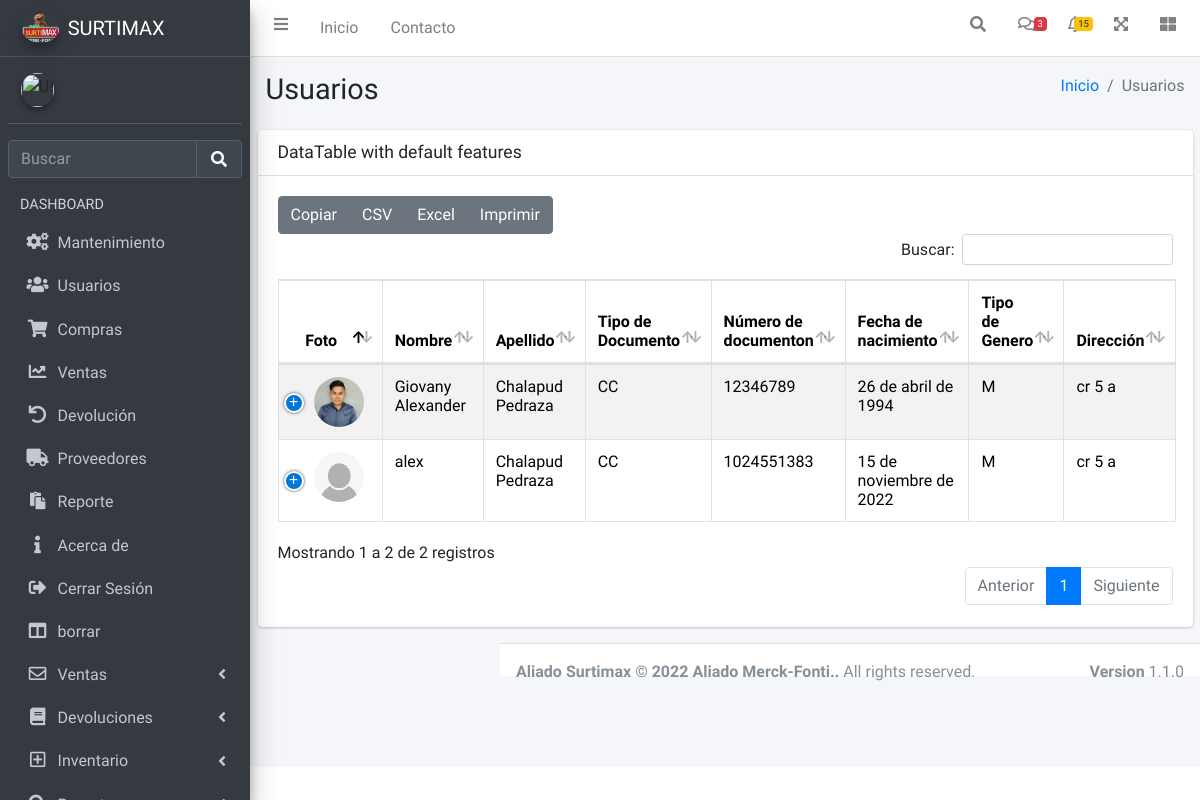
Page /usuarios/ (signed in) on the committed database.
### usuarios/models.py (models this page shows, shortened)
class Usuario(models.Model):
    nombre=models.CharField(max_length=45, verbose_name="Nombre")
    apellidos=models.CharField(max_length=45, verbose_name="Apellidos")
    foto=models.ImageField(upload_to='images/usuarios',blank=True, default='images/usuarios/default.jpg')
    class TipoDocumento(models.TextChoices):
        CC='CC', _('Cédula de Ciudadanía')
        CE='CE', _('Cédula de Extranjería')
        OT='Otro', _('Otro Tipo de Documento')
    tipoDocumento=models.CharField(max_length=4, choices=TipoDocumento.choices, default=TipoDocumento.CC, verbose_name="Tipo de Documento")
    documento=models.CharField(max_length=50,verbose_name="Número de documento")
    fecha_nacimiento=models.DateField(verbose_name="Fecha de nacimiento", help_text=u"MM/DD/AAAA")
    class Genero(models.TextChoices):
        F='F', _('Femenino')
        M='M', _('Masculino')
    genero=models.CharField(max_length=2, choices=Genero.choices, default=Genero.F, verbose_name="Tipo de Genero")
    direccion=models.CharField(max_length=100,verbose_name="Dirección")
    telefono=models.CharField(max_length=20,verbose_name="Teléfono")
    email=models.CharField(max_length=50,verbose_name="Correo")
    email= models.EmailField(max_length=150, verbose_name='Correo')
    class Rol(models.TextChoices):
        Administrador='Administrador', _('Administrador')
        Empleado='Empleado', _('Empleado')
        Cliente='Cliente', _('Cliente')
        Proveedor='Proveedor', _('Proveedor')
    rol=models.CharField(max_length=13, choices=Rol.choices, default=Rol.Empleado, verbose_name="Rol")
    class Estado(models.TextChoices):
        ACTIVO='1', _('Activo')
        INACTIVO='0', _('Inactivo')
    estado=models.CharField(max_length=1, choices=Estado.choices, default=Estado.ACTIVO, verbose_name="Estado")
    user=models.ForeignKey(User, on_delete= models.CASCADE)

### usuarios/views.py (the view, shortened to what this page needs)
# urls.py: path('usuarios/', include('usuarios.urls'), name='usuarios'),
@login_required
@permission_required('usuarios.views_usuario')
def usuarios(request, modal_status='hid'):
    titulo="Usuarios"
    usuarios= Usuario.objects.filter(estado='1')
    modal_title= ""
    modal_txt= ""
    modal_submit= ""
    pk_usuario = ""
    tipo= None
    form_update= None
    form =UsuarioForm()
    context={
        'titulo': titulo,
        'form': form,
        'usuarios': usuarios,
        'modal_status' :modal_status,
        'modal_submit' :modal_submit,
        'modal_title' :modal_title,
        'modal_txt' :modal_txt,
        'pk': pk_usuario,
        'tipo' : tipo,
        'form_update':form_update
    }
    return render(request, 'usuarios/usuarios.html', context)

### usuarios/forms.py
class UsuarioForm(ModelForm):
    class Meta:
        model= Usuario
        exclude=['estado', 'user']
        widgets={
                'fecha_nacimiento': widgets.DateInput(attrs={'type':'date'})
        }

### main/context_processors.py (called while the page is built)
def sesion(request):
    usuario_actual= request.user
    image_user=r"../media/images/usuarios/default.png"
    if request.user.is_authenticated:
        if Usuario.objects.filter(user_id=usuario_actual.id):
           image_user=Usuario.objects.get(user_id=usuario_actual.id).foto.url
    context={
        'usuario_actual':usuario_actual,
        'image_user': image_user
    }
    return context

### main/templates/usuarios/usuarios.html (shortened to what this page needs)
{% extends 'partials/body.html' %}
{% load static %}
{% block contenido %}
<div class="card">
  {% if perms.usuarios.add_usuario %}
  <div class="card-header">
    <h3 class="card-title">DataTable with default features</h3>
  </div>
  <div class="card-body">
    <table id="tabla-general" class="table table-bordered table-striped">
      <thead >
        <tr>
          <th class="col text-center">Foto</th>
          <th>Nombre</th>
          <th>Apellido</th>
          <th>Tipo de Documento</th>
          <th>Número de documenton</th>
          <th>Fecha de nacimiento</th>
          <th>Tipo de Genero</th>
          <th>Dirección</th>
        </tr>
      </thead>
      <tbody>
        {% for usuario in usuarios %}
        <tr>
          {% if usuario.estado == '1' %}
          {% if usuario.foto.url != "" %}
          <td class="align middle text-center"><img class="rounded-circle" src="{{ MEDIA_URL }}{{usuario.foto.url}}" alt="" width="50" height="50"></td>
          {% else %}
          <td class="align middle text-center"><img class="rounded-circle" src="/media/images/usuarios/default.jpg" alt="" width="50" height="50"></td>
          {% endif %}
          <td>{{usuario.nombre}}</td>
          <td>{{usuario.apellidos}}</td>
          <td>{{usuario.tipoDocumento}}</td>
          <td>{{usuario.documento}}</td>
          <td>{{usuario.fecha_nacimiento}}</td>
          <td>{{usuario.genero}}</td>
          <td>{{usuario.direccion}}</td>
          {% endif %}
        </tr>
        {% endfor %}
      </tbody>
    </table>
  </div>
</div>
{% endif %}
{% endblock contenido %}

### main/templates/partials/body.html (shortened to what this page needs)
{% load bootstrap5 %}
{% bootstrap_css %}
{% load static %}
<!DOCTYPE html>
<html lang="en">
<head>
        <link rel="stylesheet" href="{% static 'fontawesome-free/css/all.min.css' %}">
        <link rel="stylesheet" href="https://code.ionicframework.com/ionicons/2.0.1/css/ionicons.min.css">
        <link rel="stylesheet" href="{% static 'css/adminlte.min.css' %}">
        <link rel="stylesheet" href="{% static 'datatables-bs4/css/dataTables.bootstrap4.min.css' %}">
        <link rel="stylesheet" href="{% static 'datatables-responsive/css/responsive.bootstrap4.min.css' %}">
        <link rel="stylesheet" href="{% static 'datatables-buttons/css/buttons.bootstrap4.min.css' %}">
        <link rel="stylesheet" href="{% static 'css/jquery.toast.css' %}">
        <link rel="stylesheet" href="{% static 'css/style.css' %}">
        <link href="{% static 'css/select2.min.css' %}" rel="stylesheet" />
</head>
<body class="hold-transition sidebar-mini layout-fixed">
        <div class="wrapper">
                {% include 'partials/navbar.html' %}
                {% include 'partials/sidebar.html' %}
                <div class="content-wrapper overflow-auto" style="height: 80%;">
                        {% include 'partials/header.html' %}
                        <div class="container">
                        {% block contenido%}
                        {% endblock contenido%}
        </div>
                        {% include 'partials/footer.html' %}
</body>
</html>

### main/templates/partials/navbar.html (shortened to what this page needs)
{% load static %}
<nav class="main-header navbar navbar-expand navbar-white navbar-light">
  <ul class="navbar-nav">
    <li class="nav-item">
      <a class="nav-link" data-widget="pushmenu" href="#" role="button"><i
          class="fas fa-bars"></i></a>
    </li>
    <li class="nav-item d-none d-sm-inline-block">
      <a href="{% url 'inicio-admin' %}" class="nav-link">Inicio</a>
    </li>
    <li class="nav-item d-none d-sm-inline-block">
      <a href="#" class="nav-link">Contacto</a>
    </li>
  </ul>
  <ul class="navbar-nav ml-auto">
    <li class="nav-item">
      <a class="nav-link" data-widget="navbar-search" href="#" role="button">
        <i class="fas fa-search"></i>
      </a>
    </li>
    <li class="nav-item dropdown">
      <a class="nav-link" data-toggle="dropdown" href="#">
        <i class="far fa-comments"></i>
        <span class="badge badge-danger navbar-badge">3</span>
      </a>
    </li>
    <li class="nav-item dropdown">
      <a class="nav-link" data-toggle="dropdown" href="#">
        <span class="badge badge-warning navbar-badge">15</span>
      </a>
    </li>
    <li class="nav-item">
      <a class="nav-link" data-widget="fullscreen" href="#" role="button">
        <i class="fas fa-expand-arrows-alt"></i>
      </a>
    </li>
    <li class="nav-item">
      <a class="nav-link" data-widget="control-sidebar"
        data-controlsidebar-slide="true" href="#" role="button">
        <i class="fas fa-th-large"></i>
      </a>
    </li>
  </ul>
</nav>

### main/templates/partials/sidebar.html (shortened to what this page needs)
{% load static %}
{% load %}
<aside class="main-sidebar sidebar-dark-primary elevation-4">
    <a href="index3.html" class="brand-link">
        <img src="{% static 'img/LOGOilustracionLimpio.png' %}" alt="ilustracion Limpio Logo"
            class="brand-image img-circle elevation-3" style="opacity: .8">
        <span class="brand-text font-weight-light">SURTIMAX</span>
    </a>
    <div class="sidebar">
        <div class="user-panel mt-3 pb-3 mb-3 d-flex">
            <div class="image">
                <img src="{{MEDIA_URL}}{{image_user}}"
                    class="img-circle elevation-2" alt="User Image">
            </div>
            <div class="info text-white">
            </div>
        </div>
        <div class="form-inline">
            <div class="input-group" data-widget="sidebar-search">
                <input class="form-control form-control-sidebar" type="search"
                    placeholder="Buscar" aria-label="Search">
                <div class="input-group-append">
                    <button class="btn btn-sidebar">
                        <i class="fas fa-search fa-fw"></i>
                    </button>
                </div>
            </div>
        </div>
        <nav class="mt-2">
            <ul class="nav nav-pills nav-sidebar flex-column"
                data-widget="treeview" role="menu" data-accordion="false">
                <li class="nav-header">DASHBOARD</li>
                <li class="nav-item">
                    <a href="#" class="nav-link">
                        <i class="nav-icon fas fa-cogs"></i>
                        <p>
                            Mantenimiento
                        </p>
                    </a>
                </li>
                <li class="nav-item">
                    <a href="{% url 'usuarios' %}" class="nav-link">
                        <i class="nav-icon fas fa-users"></i>
                        <p>
                            Usuarios
                        </p>
                    </a>
                </li>
                <li class="nav-item">
                    <a href="{% url 'compras' %}" class="nav-link">
                        <i class="nav-icon fas fa-shopping-cart"></i>
                        <p>
                            Compras
                        </p>
                    </a>
                </li>
                <li class="nav-item">
                    <a href="{% url 'compras' %}" class="nav-link">
                        <i class="nav-icon fas fa-chart-line"></i>
                        <p>
                            Ventas
                        </p>
                    </a>
                </li>
                <li class="nav-item">
                    <a href="pages/kanban.html" class="nav-link">
                        <i class="nav-icon fas fa-undo"></i>
                        <p>
                            Devolución
                        </p>
                    </a>
                </li>
                <li class="nav-item">
                    <a href="{% url 'proveedores' %}" class="nav-link">
                        <i class="nav-icon fas fa-truck"></i>
                        <p>
                            Proveedores
                        </p>
                    </a>
                </li>
                <li class="nav-item">
                    <a href="{% url 'reportes_informe' %}"  class="nav-link">
                        <i class="nav-icon fas fa-paste"></i>
                        <p>
                            Reporte
                        </p>
                    </a>
                </li>
                <li class="nav-item">
                    <a href="pages/kanban.html" class="nav-link">
                        <i class="nav-icon fas fa-info"></i>
                        <p>
                            Acerca de
                        </p>
                    </a>
                </li>
                <li class="nav-item">
                    <a href="{% url 'logout' %}" class="nav-link">
                        <i class="nav-icon fas fa-sign-out-alt"></i>
                        <p>
                            Cerrar Sesión
                        </p>
                    </a>
                </li>
                <li class="nav-item">
                    <a href="pages/kanban.html" class="nav-link">
                        <i class="nav-icon fas fa-columns"></i>
                        <p>
                            borrar
                        </p>
                    </a>
                </li>
                <li class="nav-item">
                    <a href="#" class="nav-link">
                        <i class="nav-icon far fa-envelope"></i>
                        <p>
                            Ventas
                            <i class="fas fa-angle-left right"></i>
                        </p>
                    </a>
                </li>
                <li class="nav-item">
                    <a href="#" class="nav-link">
                        <i class="nav-icon fas fa-book"></i>
                        <p>
                            Devoluciones
                            <i class="fas fa-angle-left right"></i>
                        </p>
                    </a>
                </li>
                <li class="nav-item">
                    <a href="#" class="nav-link">
                        <i class="nav-icon far fa-plus-square"></i>
                        <p>
                            Inventario
                            <i class="fas fa-angle-left right"></i>
                        </p>
                    </a>
                </li>
                <li class="nav-item">
                    <a href="#" class="nav-link">
                        <i class="nav-icon fas fa-search"></i>
                        <p>
                            <i class="fas fa-angle-left right"></i>
                        </p>
                    </a>
                </li>
            </ul>
        </nav>
    </div>
</aside>

### main/templates/partials/header.html
{% load static %}
  <div class="content-header">
    <div class="container-fluid">
        <div class="row mb-2">
            <div class="col-sm-6">
                <h1 class="m-0">{{titulo}}</h1>
            </div>
            <div class="col-sm-6">
                <ol class="breadcrumb float-sm-right">
                    <li class="breadcrumb-item"><a href="{% url 'inicio-admin' %}">Inicio</a></li>
                    <li class="breadcrumb-item active">{{titulo}}</li>
                </ol>
            </div>
        </div>
    </div>
</div>

### main/templates/partials/modal.html (shortened to what this page needs)
{% load crispy_forms_tags %}

### main/templates/partials/toast.html (shortened to what this page needs)
{% load static %}

### main/templates/partials/footer.html
{% load static %}
<footer class="main-footer mt-0" style="height: 14px;">
    <strong>Aliado Surtimax &copy; 2022 <a>Aliado Merck-Fonti.</a>.</strong>
    All rights reserved.
    <div class="float-right d-none d-sm-inline-block">
      <b>Version</b> 1.1.0
    </div>
  </footer>

### main/templates/partials/js.html (shortened to what this page needs)
{% load static %}

### rows in the picture
Usuario: foto (picture), nombre "Giovany Alexander", apellidos "Chalapud Pedraza", tipoDocumento "CC", documento "12346789", fecha_nacimiento "26 de abril de 1994", genero "M", direccion "cr 5 a"
Usuario: foto (placeholder picture), nombre "alex", apellidos "Chalapud Pedraza", tipoDocumento "CC", documento "1024551383", fecha_nacimiento "15 de noviembre de 2022", genero "M", direccion "cr 5 a"

### other values in the picture
{{ titulo }} "Usuarios"
